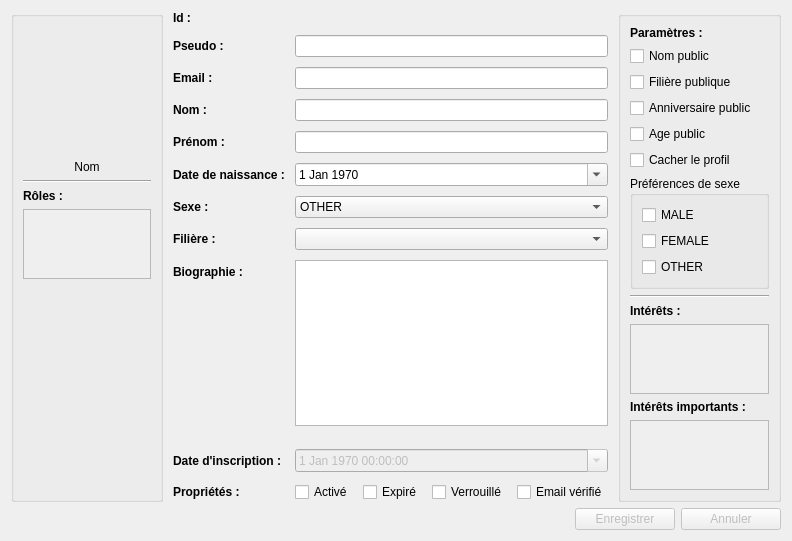
<?xml version="1.0" encoding="UTF-8"?>
<ui version="4.0">
 <class>UserDialog</class>
 <widget class="QDialog" name="UserDialog">
  <property name="geometry">
   <rect>
    <x>0</x>
    <y>0</y>
    <width>717</width>
    <height>533</height>
   </rect>
  </property>
  <property name="windowTitle">
   <string/>
  </property>
  <property name="sizeGripEnabled">
   <bool>false</bool>
  </property>
  <property name="modal">
   <bool>false</bool>
  </property>
  <layout class="QVBoxLayout" name="verticalLayout">
   <item>
    <layout class="QHBoxLayout" name="content_layout">
     <property name="spacing">
      <number>10</number>
     </property>
     <item>
      <widget class="QGroupBox" name="left_col_groupbox">
       <layout class="QVBoxLayout" name="left_col_layout" stretch="0,0,0,0,0,0">
        <property name="sizeConstraint">
         <enum>QLayout::SetDefaultConstraint</enum>
        </property>
        <item>
         <widget class="QLabel" name="profile_picture_label">
          <property name="minimumSize">
           <size>
            <width>128</width>
            <height>128</height>
           </size>
          </property>
          <property name="maximumSize">
           <size>
            <width>128</width>
            <height>128</height>
           </size>
          </property>
          <property name="text">
           <string/>
          </property>
         </widget>
        </item>
        <item>
         <widget class="QLabel" name="displayname_label">
          <property name="sizePolicy">
           <sizepolicy hsizetype="Preferred" vsizetype="Maximum">
            <horstretch>0</horstretch>
            <verstretch>0</verstretch>
           </sizepolicy>
          </property>
          <property name="text">
           <string>Nom</string>
          </property>
          <property name="alignment">
           <set>Qt::AlignCenter</set>
          </property>
         </widget>
        </item>
        <item>
         <widget class="Line" name="line_2">
          <property name="orientation">
           <enum>Qt::Horizontal</enum>
          </property>
         </widget>
        </item>
        <item>
         <widget class="QLabel" name="roles_label">
          <property name="sizePolicy">
           <sizepolicy hsizetype="Preferred" vsizetype="Maximum">
            <horstretch>0</horstretch>
            <verstretch>0</verstretch>
           </sizepolicy>
          </property>
          <property name="font">
           <font>
            <weight>75</weight>
            <bold>true</bold>
           </font>
          </property>
          <property name="text">
           <string>Rôles :</string>
          </property>
         </widget>
        </item>
        <item>
         <widget class="QScrollArea" name="roles_scrollarea">
          <property name="sizePolicy">
           <sizepolicy hsizetype="Preferred" vsizetype="Preferred">
            <horstretch>0</horstretch>
            <verstretch>0</verstretch>
           </sizepolicy>
          </property>
          <property name="widgetResizable">
           <bool>true</bool>
          </property>
          <widget class="QWidget" name="roles_scrollarea_content">
           <property name="geometry">
            <rect>
             <x>0</x>
             <y>0</y>
             <width>126</width>
             <height>69</height>
            </rect>
           </property>
           <layout class="QVBoxLayout" name="verticalLayout_8"/>
          </widget>
         </widget>
        </item>
        <item>
         <spacer name="left_col_spacer">
          <property name="orientation">
           <enum>Qt::Vertical</enum>
          </property>
          <property name="sizeType">
           <enum>QSizePolicy::Expanding</enum>
          </property>
          <property name="sizeHint" stdset="0">
           <size>
            <width>0</width>
            <height>0</height>
           </size>
          </property>
         </spacer>
        </item>
       </layout>
      </widget>
     </item>
     <item>
      <layout class="QFormLayout" name="general_info_form_layout">
       <item row="0" column="0">
        <widget class="QLabel" name="id_label">
         <property name="font">
          <font>
           <weight>75</weight>
           <bold>true</bold>
          </font>
         </property>
         <property name="text">
          <string>Id :</string>
         </property>
        </widget>
       </item>
       <item row="0" column="1">
        <widget class="QLabel" name="id_text">
         <property name="text">
          <string/>
         </property>
        </widget>
       </item>
       <item row="1" column="0">
        <widget class="QLabel" name="username_label">
         <property name="font">
          <font>
           <weight>75</weight>
           <bold>true</bold>
          </font>
         </property>
         <property name="text">
          <string>Pseudo :</string>
         </property>
        </widget>
       </item>
       <item row="1" column="1">
        <widget class="QLineEdit" name="username_field"/>
       </item>
       <item row="2" column="0">
        <widget class="QLabel" name="email_label">
         <property name="font">
          <font>
           <weight>75</weight>
           <bold>true</bold>
          </font>
         </property>
         <property name="text">
          <string>Email :</string>
         </property>
        </widget>
       </item>
       <item row="2" column="1">
        <widget class="QLineEdit" name="email_field"/>
       </item>
       <item row="3" column="0">
        <widget class="QLabel" name="lastName_label">
         <property name="font">
          <font>
           <weight>75</weight>
           <bold>true</bold>
          </font>
         </property>
         <property name="text">
          <string>Nom :</string>
         </property>
        </widget>
       </item>
       <item row="3" column="1">
        <widget class="QLineEdit" name="lastName_field"/>
       </item>
       <item row="4" column="0">
        <widget class="QLabel" name="firstName_label">
         <property name="font">
          <font>
           <weight>75</weight>
           <bold>true</bold>
          </font>
         </property>
         <property name="text">
          <string>Prénom :</string>
         </property>
        </widget>
       </item>
       <item row="4" column="1">
        <widget class="QLineEdit" name="firstName_field"/>
       </item>
       <item row="5" column="0">
        <widget class="QLabel" name="birthday_label">
         <property name="font">
          <font>
           <weight>75</weight>
           <bold>true</bold>
          </font>
         </property>
         <property name="text">
          <string>Date de naissance :</string>
         </property>
        </widget>
       </item>
       <item row="5" column="1">
        <widget class="QDateEdit" name="birthday_field">
         <property name="dateTime">
          <datetime>
           <hour>0</hour>
           <minute>0</minute>
           <second>0</second>
           <year>1970</year>
           <month>1</month>
           <day>1</day>
          </datetime>
         </property>
         <property name="calendarPopup">
          <bool>true</bool>
         </property>
        </widget>
       </item>
       <item row="6" column="0">
        <widget class="QLabel" name="sex_label">
         <property name="font">
          <font>
           <weight>75</weight>
           <bold>true</bold>
          </font>
         </property>
         <property name="text">
          <string>Sexe :</string>
         </property>
        </widget>
       </item>
       <item row="6" column="1">
        <widget class="QComboBox" name="sex_field">
         <property name="currentIndex">
          <number>2</number>
         </property>
         <item>
          <property name="text">
           <string>MALE</string>
          </property>
         </item>
         <item>
          <property name="text">
           <string>FEMALE</string>
          </property>
         </item>
         <item>
          <property name="text">
           <string>OTHER</string>
          </property>
         </item>
        </widget>
       </item>
       <item row="7" column="0">
        <widget class="QLabel" name="filiere_label">
         <property name="font">
          <font>
           <weight>75</weight>
           <bold>true</bold>
          </font>
         </property>
         <property name="text">
          <string>Filière :</string>
         </property>
        </widget>
       </item>
       <item row="7" column="1">
        <widget class="QComboBox" name="filiere_field"/>
       </item>
       <item row="8" column="0">
        <widget class="QLabel" name="bio_label">
         <property name="font">
          <font>
           <weight>75</weight>
           <bold>true</bold>
          </font>
         </property>
         <property name="text">
          <string>Biographie :</string>
         </property>
        </widget>
       </item>
       <item row="9" column="0">
        <widget class="Line" name="line_main_info">
         <property name="orientation">
          <enum>Qt::Horizontal</enum>
         </property>
        </widget>
       </item>
       <item row="10" column="0">
        <widget class="QLabel" name="register_date_label">
         <property name="font">
          <font>
           <weight>75</weight>
           <bold>true</bold>
          </font>
         </property>
         <property name="text">
          <string>Date d'inscription :</string>
         </property>
        </widget>
       </item>
       <item row="10" column="1">
        <widget class="QDateTimeEdit" name="register_date_field">
         <property name="enabled">
          <bool>false</bool>
         </property>
         <property name="dateTime">
          <datetime>
           <hour>0</hour>
           <minute>0</minute>
           <second>0</second>
           <year>1970</year>
           <month>1</month>
           <day>1</day>
          </datetime>
         </property>
         <property name="calendarPopup">
          <bool>true</bool>
         </property>
        </widget>
       </item>
       <item row="11" column="0">
        <widget class="QLabel" name="admin_prop_label">
         <property name="font">
          <font>
           <weight>75</weight>
           <bold>true</bold>
          </font>
         </property>
         <property name="text">
          <string>Propriétés :</string>
         </property>
        </widget>
       </item>
       <item row="11" column="1">
        <layout class="QHBoxLayout" name="admin_prop_layout">
         <item>
          <widget class="QCheckBox" name="enabled_checkbox">
           <property name="text">
            <string>Activé</string>
           </property>
          </widget>
         </item>
         <item>
          <widget class="QCheckBox" name="expired_checkbox">
           <property name="text">
            <string>Expiré</string>
           </property>
          </widget>
         </item>
         <item>
          <widget class="QCheckBox" name="locked_checkbox">
           <property name="text">
            <string>Verrouillé</string>
           </property>
          </widget>
         </item>
         <item>
          <widget class="QCheckBox" name="email_verified_checkbox">
           <property name="text">
            <string>Email vérifié</string>
           </property>
          </widget>
         </item>
        </layout>
       </item>
       <item row="8" column="1">
        <widget class="QTextEdit" name="bio_field">
         <property name="markdown">
          <string notr="true"/>
         </property>
         <property name="html">
          <string notr="true">&lt;!DOCTYPE HTML PUBLIC &quot;-//W3C//DTD HTML 4.0//EN&quot; &quot;http://www.w3.org/TR/REC-html40/strict.dtd&quot;&gt;
&lt;html&gt;&lt;head&gt;&lt;meta name=&quot;qrichtext&quot; content=&quot;1&quot; /&gt;&lt;style type=&quot;text/css&quot;&gt;
p, li { white-space: pre-wrap; }
&lt;/style&gt;&lt;/head&gt;&lt;body style=&quot; font-family:'MS Shell Dlg 2'; font-size:8.25pt; font-weight:400; font-style:normal;&quot;&gt;
&lt;p style=&quot;-qt-paragraph-type:empty; margin-top:0px; margin-bottom:0px; margin-left:0px; margin-right:0px; -qt-block-indent:0; text-indent:0px;&quot;&gt;&lt;br /&gt;&lt;/p&gt;&lt;/body&gt;&lt;/html&gt;</string>
         </property>
        </widget>
       </item>
      </layout>
     </item>
     <item>
      <widget class="QGroupBox" name="right_col_box">
       <layout class="QVBoxLayout" name="right_col_layout">
        <property name="sizeConstraint">
         <enum>QLayout::SetMinimumSize</enum>
        </property>
        <item>
         <widget class="QLabel" name="settings_label">
          <property name="sizePolicy">
           <sizepolicy hsizetype="Preferred" vsizetype="Maximum">
            <horstretch>0</horstretch>
            <verstretch>0</verstretch>
           </sizepolicy>
          </property>
          <property name="font">
           <font>
            <weight>75</weight>
            <bold>true</bold>
           </font>
          </property>
          <property name="text">
           <string>Paramètres :</string>
          </property>
         </widget>
        </item>
        <item>
         <widget class="QCheckBox" name="lastname_public_checkbox">
          <property name="font">
           <font>
            <weight>50</weight>
            <bold>false</bold>
           </font>
          </property>
          <property name="text">
           <string>Nom public</string>
          </property>
         </widget>
        </item>
        <item>
         <widget class="QCheckBox" name="filiere_public_checkbox">
          <property name="text">
           <string>Filière publique</string>
          </property>
         </widget>
        </item>
        <item>
         <widget class="QCheckBox" name="birthday_public_checkbox">
          <property name="text">
           <string>Anniversaire public</string>
          </property>
         </widget>
        </item>
        <item>
         <widget class="QCheckBox" name="age_public_checkbox">
          <property name="text">
           <string>Age public</string>
          </property>
         </widget>
        </item>
        <item>
         <widget class="QCheckBox" name="hide_profile_checkbox">
          <property name="text">
           <string>Cacher le profil</string>
          </property>
         </widget>
        </item>
        <item>
         <widget class="QGroupBox" name="settings_sex_groupbox">
          <property name="title">
           <string>Préférences de sexe</string>
          </property>
          <layout class="QVBoxLayout" name="verticalLayout_4">
           <item>
            <widget class="QCheckBox" name="sex_settings_male_checkbox">
             <property name="text">
              <string>MALE</string>
             </property>
            </widget>
           </item>
           <item>
            <widget class="QCheckBox" name="sex_settings_female_checkbox">
             <property name="text">
              <string>FEMALE</string>
             </property>
            </widget>
           </item>
           <item>
            <widget class="QCheckBox" name="sex_settings_other_checkbox">
             <property name="text">
              <string>OTHER</string>
             </property>
            </widget>
           </item>
          </layout>
         </widget>
        </item>
        <item>
         <widget class="Line" name="line">
          <property name="orientation">
           <enum>Qt::Horizontal</enum>
          </property>
         </widget>
        </item>
        <item>
         <widget class="QLabel" name="interest_label">
          <property name="sizePolicy">
           <sizepolicy hsizetype="Preferred" vsizetype="Maximum">
            <horstretch>0</horstretch>
            <verstretch>0</verstretch>
           </sizepolicy>
          </property>
          <property name="font">
           <font>
            <weight>75</weight>
            <bold>true</bold>
           </font>
          </property>
          <property name="text">
           <string>Intérêts :</string>
          </property>
         </widget>
        </item>
        <item>
         <widget class="QScrollArea" name="interests_scroll_area">
          <property name="sizePolicy">
           <sizepolicy hsizetype="Minimum" vsizetype="Preferred">
            <horstretch>0</horstretch>
            <verstretch>0</verstretch>
           </sizepolicy>
          </property>
          <property name="maximumSize">
           <size>
            <width>200</width>
            <height>16777215</height>
           </size>
          </property>
          <property name="horizontalScrollBarPolicy">
           <enum>Qt::ScrollBarAlwaysOff</enum>
          </property>
          <property name="sizeAdjustPolicy">
           <enum>QAbstractScrollArea::AdjustToContents</enum>
          </property>
          <property name="widgetResizable">
           <bool>true</bool>
          </property>
          <widget class="QWidget" name="interests_scroll_area_content">
           <property name="geometry">
            <rect>
             <x>0</x>
             <y>0</y>
             <width>117</width>
             <height>85</height>
            </rect>
           </property>
           <layout class="QVBoxLayout" name="verticalLayout_6"/>
          </widget>
         </widget>
        </item>
        <item>
         <widget class="QLabel" name="important_interests_label">
          <property name="sizePolicy">
           <sizepolicy hsizetype="Preferred" vsizetype="Maximum">
            <horstretch>0</horstretch>
            <verstretch>0</verstretch>
           </sizepolicy>
          </property>
          <property name="font">
           <font>
            <weight>75</weight>
            <bold>true</bold>
           </font>
          </property>
          <property name="text">
           <string>Intérêts importants :</string>
          </property>
         </widget>
        </item>
        <item>
         <widget class="QScrollArea" name="important_interests_scrollarea">
          <property name="sizePolicy">
           <sizepolicy hsizetype="Preferred" vsizetype="Preferred">
            <horstretch>0</horstretch>
            <verstretch>0</verstretch>
           </sizepolicy>
          </property>
          <property name="horizontalScrollBarPolicy">
           <enum>Qt::ScrollBarAlwaysOff</enum>
          </property>
          <property name="sizeAdjustPolicy">
           <enum>QAbstractScrollArea::AdjustToContents</enum>
          </property>
          <property name="widgetResizable">
           <bool>true</bool>
          </property>
          <widget class="QWidget" name="important_interests_scrollarea_content">
           <property name="geometry">
            <rect>
             <x>0</x>
             <y>0</y>
             <width>117</width>
             <height>84</height>
            </rect>
           </property>
           <layout class="QVBoxLayout" name="verticalLayout_5"/>
          </widget>
         </widget>
        </item>
       </layout>
      </widget>
     </item>
    </layout>
   </item>
   <item>
    <layout class="QHBoxLayout" name="horizontalLayout" stretch="0,0,0">
     <property name="spacing">
      <number>6</number>
     </property>
     <property name="sizeConstraint">
      <enum>QLayout::SetMinimumSize</enum>
     </property>
     <item>
      <spacer name="button_spacer">
       <property name="orientation">
        <enum>Qt::Horizontal</enum>
       </property>
       <property name="sizeHint" stdset="0">
        <size>
         <width>40</width>
         <height>20</height>
        </size>
       </property>
      </spacer>
     </item>
     <item>
      <widget class="QPushButton" name="save_button">
       <property name="enabled">
        <bool>false</bool>
       </property>
       <property name="sizePolicy">
        <sizepolicy hsizetype="Fixed" vsizetype="Fixed">
         <horstretch>0</horstretch>
         <verstretch>0</verstretch>
        </sizepolicy>
       </property>
       <property name="minimumSize">
        <size>
         <width>100</width>
         <height>0</height>
        </size>
       </property>
       <property name="layoutDirection">
        <enum>Qt::RightToLeft</enum>
       </property>
       <property name="text">
        <string>Enregistrer</string>
       </property>
       <property name="shortcut">
        <string notr="true"/>
       </property>
       <property name="checkable">
        <bool>false</bool>
       </property>
       <property name="checked">
        <bool>false</bool>
       </property>
      </widget>
     </item>
     <item>
      <widget class="QPushButton" name="cancel_button">
       <property name="enabled">
        <bool>false</bool>
       </property>
       <property name="sizePolicy">
        <sizepolicy hsizetype="Fixed" vsizetype="Fixed">
         <horstretch>0</horstretch>
         <verstretch>0</verstretch>
        </sizepolicy>
       </property>
       <property name="minimumSize">
        <size>
         <width>100</width>
         <height>0</height>
        </size>
       </property>
       <property name="layoutDirection">
        <enum>Qt::RightToLeft</enum>
       </property>
       <property name="text">
        <string>Annuler</string>
       </property>
      </widget>
     </item>
    </layout>
   </item>
  </layout>
 </widget>
 <resources/>
 <connections/>
</ui>
